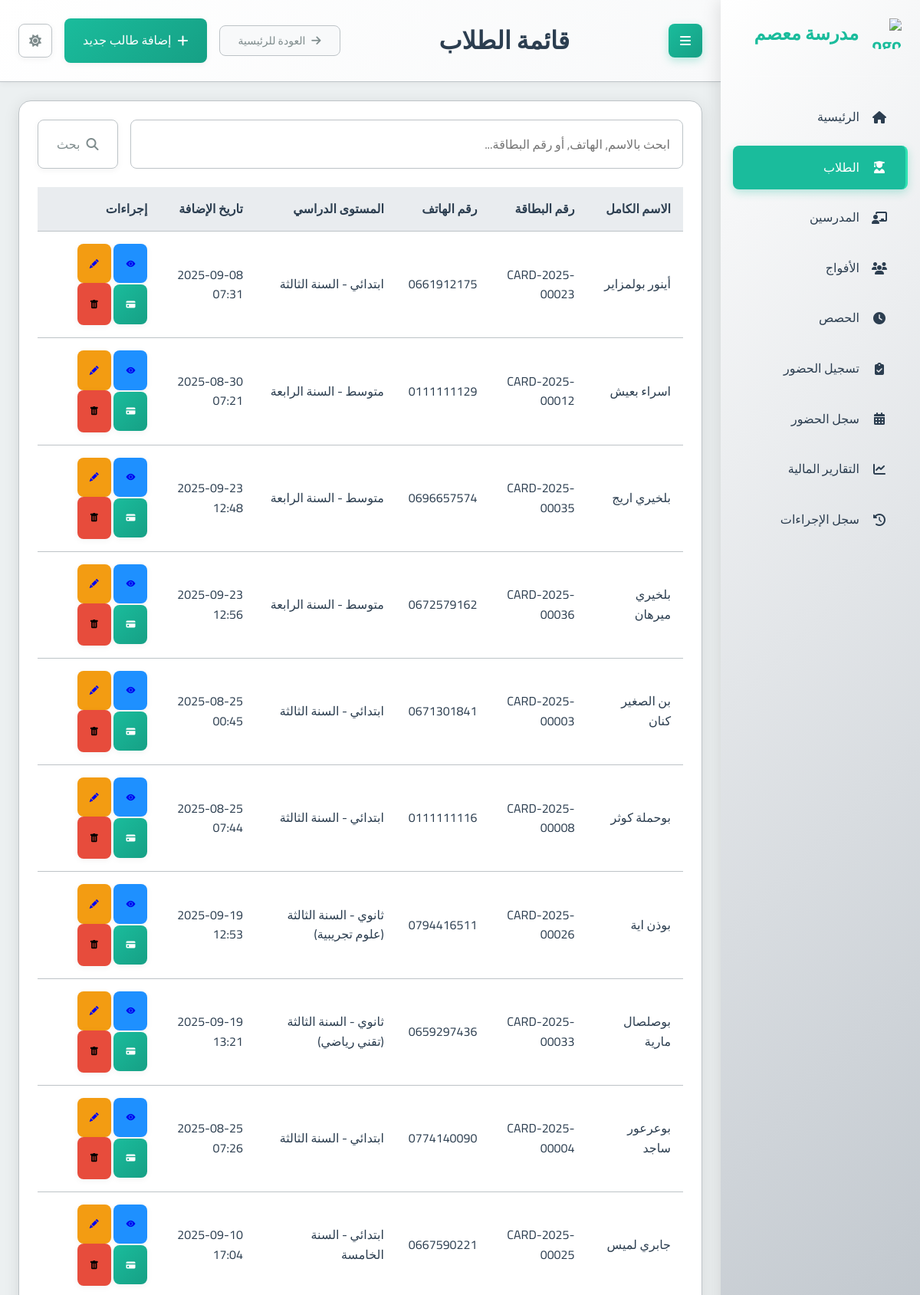
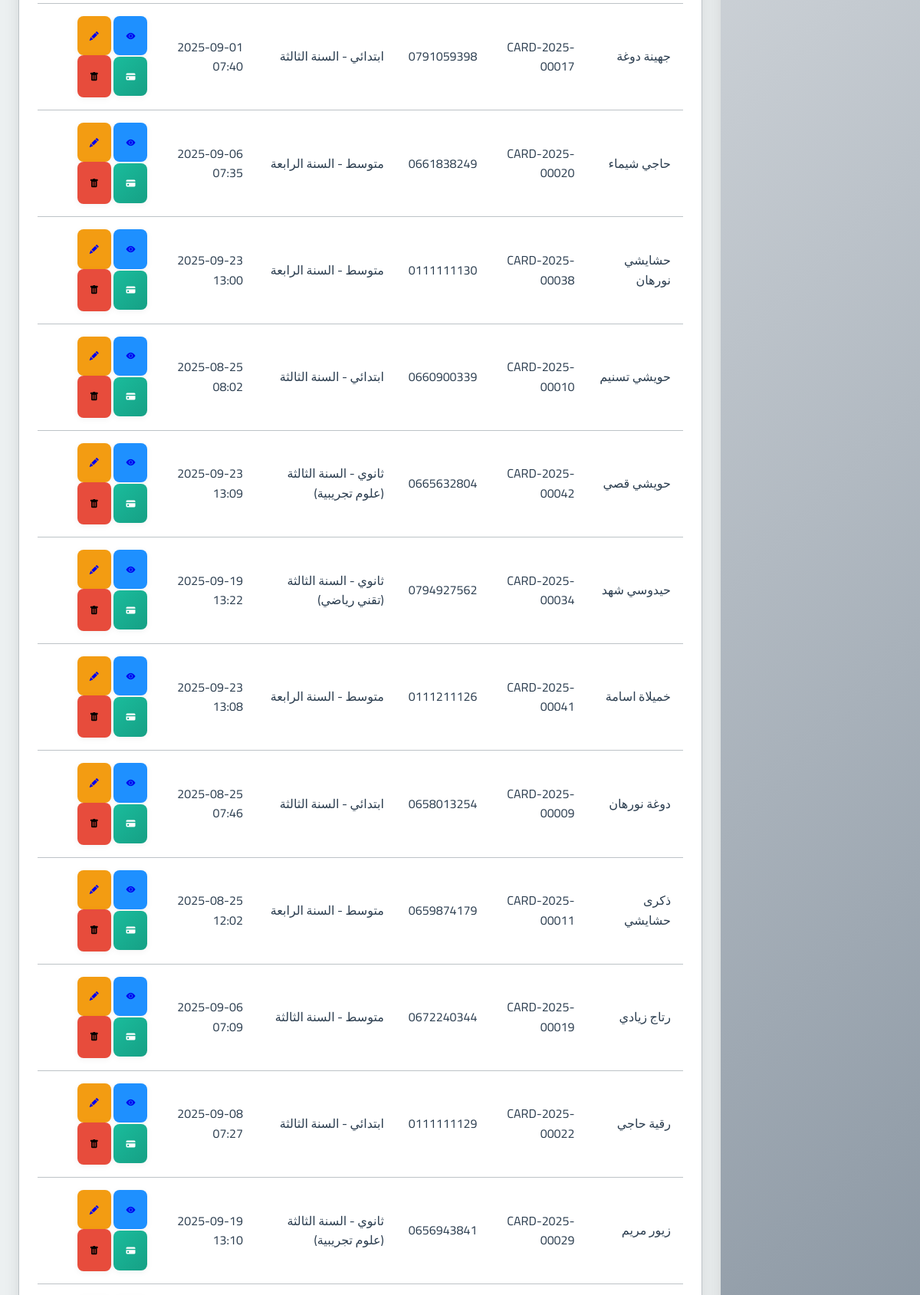
The page /students/ (upper part) on the database its author committed (2 pictures, top to bottom).
### school_app/models.py (models this page shows, shortened)
class Student(models.Model):
    full_name = models.CharField(max_length=201, verbose_name="الاسم الكامل")
    phone_number = models.CharField(max_length=20, null=True, blank=True, verbose_name="رقم هاتف الطالب")
    guardian_phone = models.CharField(max_length=20, null=True, blank=True, verbose_name="رقم هاتف الولي")
    birth_day = models.IntegerField(verbose_name="يوم الميلاد")
    birth_month = models.IntegerField(verbose_name="شهر الميلاد")
    birth_year = models.IntegerField(verbose_name="سنة الميلاد")
    academic_level = models.ForeignKey(AcademicLevel, on_delete=models.PROTECT, verbose_name="المستوى الدراسي")
    registration_fee_paid = models.BooleanField(default=False, verbose_name="رسوم التسجيل مدفوعة")
    card_number = models.CharField(max_length=20, unique=True, blank=True, null=True, verbose_name="رقم البطاقة")
    prepaid_balance = models.DecimalField(max_digits=10, decimal_places=2, default=Decimal('0.00'), verbose_name="رصيد مدفوع مقدماً")
    created_at = models.DateTimeField(auto_now_add=True, verbose_name="تاريخ الإنشاء")
    class Meta:
        verbose_name = "طالب"
        verbose_name_plural = "الطلاب"

class AcademicLevel(models.Model):
    name = models.CharField(max_length=100, verbose_name="الاسم")
    category = models.CharField(max_length=50, choices=[
        ('PRIMARY', 'ابتدائي'),
        ('MIDDLE', 'متوسط'),
        ('HIGH', 'ثانوي')
    ], verbose_name="الفئة")
    class Meta:
        verbose_name = "المستوى الدراسي"
        verbose_name_plural = "المستويات الدراسية"

### school_app/views.py (the view)
# urls.py: path('students/', views.student_list, name='student_list'),
def student_list(request):
    query = request.GET.get('q', '').strip()
    students_qs = Student.objects.all()  # Start with all students
    if query:
        students_qs = students_qs.filter(
            Q(full_name__icontains=query) |
            Q(phone_number__icontains=query) |
            Q(card_number__icontains=query)
        )
    students = students_qs.order_by('full_name') # Apply ordering after filtering
    context = {
        'students': students,
        'page_title': 'قائمة الطلاب',
        'search_query': query # Pass the query back to the template
    }
    return render(request, 'school_app/student_list.html', context)

### templates/school_app/student_list.html (shortened to what this page needs)
{% extends "base.html" %}
{% block page_title %}{{ page_title|default:"قائمة الطلاب" }}{% endblock %}
{% block header_actions %}
  <a href="{% url 'add_student' %}" class="btn btn-primary">
    <i class="fas fa-plus"></i> إضافة طالب جديد
  </a>
{% endblock %}
{% block content %}
<div class="card">
  <div class="card-body">
    <form method="get" action="{% url 'student_list' %}" class="mb-3">
      <div class="input-group">
        <input type="text" name="q" class="form-control" placeholder="ابحث بالاسم, الهاتف, أو رقم البطاقة..." value="{{ search_query|default:'' }}">
        <div class="input-group-append">
          <button class="btn btn-outline-secondary" type="submit">
            <i class="fas fa-search"></i> بحث
          </button>
        </div>
      </div>
    </form>
    {% if students %}
      <div class="table-container">
        <table class="table table-striped">
          <thead>
            <tr>
              <th>الاسم الكامل</th>
              <th>رقم البطاقة</th>
              <th>رقم الهاتف</th>
              <th>المستوى الدراسي</th>
              <th>تاريخ الإضافة</th>
              <th>إجراءات</th>
            </tr>
          </thead>
          <tbody>
            {% for student in students %}
              <tr>
                <td>{{ student.full_name }}</td>
                <td>{{ student.card_number|default:"N/A" }}</td>
                <td dir="ltr">{{ student.phone_number }}</td>
                <td>{{ student.academic_level.get_category_display }} - {{ student.academic_level.name }}</td>
                <td>{{ student.created_at|date:"Y-m-d H:i" }}</td>
                <td>
                  <a href="{% url 'student_detail' student.id %}" class="btn btn-sm btn-info" title="عرض التفاصيل"> <i class="bi bi-eye-fill"></i><span class="sr-only">عرض التفاصيل</span></a>
                  <a href="{% url 'edit_student' student.id %}" class="btn btn-sm btn-warning" title="تعديل"> <i class="bi bi-pencil-fill"></i><span class="sr-only">تعديل</span></a>
                  <a href="{% url 'student_monthly_payment' student_id=student.id %}" class="btn btn-sm btn-primary" title="الدفع الشهري"><i class="bi bi-credit-card-fill"></i><span class="sr-only">الدفع الشهري</span></a>
                  <form action="{% url 'delete_student' student.id %}" method="post" style="display: inline;" onsubmit="return confirm('هل أنت متأكد أنك تريد حذف هذا الطالب؟ قد يؤدي هذا إلى حذف سجلات الحضور والمدفوعات المتعلقة به بشكل دائم.');">
                      <button type="submit" class="btn btn-danger btn-sm" title="حذف"><i class="bi bi-trash-fill"></i><span class="sr-only">حذف</span></button>
                  </form>
                </td>
              </tr>
            {% endfor %}
          </tbody>
        </table>
      </div>
    {% else %}
      <p class="text-center text-muted">لا يوجد طلاب مسجلون حالياً.</p>
      <div class="text-center mt-3">
         <a href="{% url 'add_student' %}" class="btn btn-primary">إضافة طالب جديد</a>
      </div>
    {% endif %}
  </div>
</div>
{% endblock %}

### static/css/main.css (style rules this page uses)
:root { --primary-color: #2c3e50; --primary-light: #34495e; --primary-darker: #1a252f; --accent-color: #1abc9c; --accent-light: #2fe2b3; --accent-dark: #16a085; --text-color: #2c3e50; --text-secondary: #7f8c8d; --text-on-primary: #ffffff; --text-on-accent: #ffffff; --text-nav: #2c3e50; --background-color: #ecf0f1; --card-background: #ffffff; --input-background: #ffffff; --border-color: #bdc3c7; --input-border-color: #bdc3c7; --success-color: #2ecc71; --warning-color: #f39c12; --error-color: #e74c3c; --info-color: #1E90FF; --table-header-background: #e9ecef; --table-row-hover-background: #f8f9fa; --box-shadow-color: rgba(0, 0, 0, 0.1); --box-shadow-color-hover: rgba(0, 0, 0, 0.15); --box-shadow-soft-color: rgba(0, 0, 0, 0.05); --subtle-background: #f8f9fa; --spacing-xs: 8px; --spacing-sm: 16px; --spacing-md: 24px; --spacing-lg: 32px; --spacing-xl: 48px; --font-family: 'Cairo', sans-serif; --font-size-xs: 12px; --font-size-sm: 14px; --font-size-md: 16px; --font-size-lg: 20px; --font-size-xl: 24px; --font-size-xxl: 32px; --border-radius-sm: 4px; --border-radius-md: 8px; --border-radius-lg: 16px; --transition-fast: 0.2s ease; --transition-normal: 0.3s ease; --transition-slow: 0.5s ease; --sidebar-width: 260px; }
* { margin: 0; padding: 0; box-sizing: border-box; direction: rtl; }
html { direction: rtl; font-size: 16px; }
body { font-family: var(--font-family); background-color: var(--background-color); color: var(--text-color); line-height: 1.6; transition: background-color var(--transition-normal), color var(--transition-normal); overflow-x: hidden; }
.btn-warning { background: var(--warning-color); }
.btn-danger { background: var(--error-color); }
.btn-info { background: var(--info-color); }
.card { background-color: var(--card-background); border-radius: var(--border-radius-lg); box-shadow: 0 4px 20px var(--box-shadow-color); margin-bottom: var(--spacing-md); overflow: hidden; transition: all var(--transition-normal); border: 1px solid var(--border-color); }
.card-body { padding: var(--spacing-md); color: var(--text-color); }
.btn { font-family: var(--font-family); padding: var(--spacing-sm) var(--spacing-md); border: none; border-radius: var(--border-radius-md); cursor: pointer; font-size: var(--font-size-md); font-weight: 500; text-decoration: none; display: inline-flex; align-items: center; gap: var(--spacing-xs); transition: all var(--transition-fast); box-shadow: 0 2px 8px var(--box-shadow-soft-color); }
.btn-primary { background: linear-gradient(135deg, var(--accent-color) 0%, var(--accent-dark) 100%); color: var(--text-on-accent); }
.btn-outline-secondary { background-color: transparent; border: 1px solid var(--border-color); color: var(--text-secondary); }
input, select, textarea { font-family: var(--font-family); width: 100%; padding: var(--spacing-sm); border: 1px solid var(--input-border-color); border-radius: var(--border-radius-md); background-color: var(--input-background); color: var(--text-color); font-size: var(--font-size-md); transition: all var(--transition-fast); }
.btn-sm { font-size: 12px; padding: 1rem; }
.mb-3 { margin-bottom: var(--spacing-md); }
.input-group { display: flex; gap: var(--spacing-sm); }
.table-container { overflow-x: auto; }
table { width: 100%; border-collapse: collapse; }
th, td { padding: var(--spacing-sm); text-align: right; border-bottom: 1px solid var(--border-color); }
th { background-color: var(--table-header-background); font-weight: 600; color: var(--text-color); }

### rows shown on the page
Student: full_name "أينور بولمزاير", card_number "CARD-2025-00023", phone_number "0661912175", academic_level.category "ابتدائي", academic_level.name "السنة الثالثة", created_at "2025-09-08 07:31"
Student: full_name "اسراء بعيش", card_number "CARD-2025-00012", phone_number "0111111129", academic_level.category "متوسط", academic_level.name "السنة الرابعة", created_at "2025-08-30 07:21"
Student: full_name "بلخيري اريج", card_number "CARD-2025-00035", phone_number "0696657574", academic_level.category "متوسط", academic_level.name "السنة الرابعة", created_at "2025-09-23 12:48"
Student: full_name "بلخيري ميرهان", card_number "CARD-2025-00036", phone_number "0672579162", academic_level.category "متوسط", academic_level.name "السنة الرابعة", created_at "2025-09-23 12:56"
Student: full_name "بن الصغير كنان", card_number "CARD-2025-00003", phone_number "0671301841", academic_level.category "ابتدائي", academic_level.name "السنة الثالثة", created_at "2025-08-25 00:45"
Student: full_name "بوحملة كوثر", card_number "CARD-2025-00008", phone_number "0111111116", academic_level.category "ابتدائي", academic_level.name "السنة الثالثة", created_at "2025-08-25 07:44"
Student: full_name "بوذن اية", card_number "CARD-2025-00026", phone_number "0794416511", academic_level.category "ثانوي", academic_level.name "السنة الثالثة (علوم تجريبية)", created_at "2025-09-19 12:53"
Student: full_name "بوصلصال مارية", card_number "CARD-2025-00033", phone_number "0659297436", academic_level.category "ثانوي", academic_level.name "السنة الثالثة (تقني رياضي)", created_at "2025-09-19 13:21"
Student: full_name "بوعرعور ساجد", card_number "CARD-2025-00004", phone_number "0774140090", academic_level.category "ابتدائي", academic_level.name "السنة الثالثة", created_at "2025-08-25 07:26"
Student: full_name "جابري لميس", card_number "CARD-2025-00025", phone_number "0667590221", academic_level.category "ابتدائي", academic_level.name "السنة الخامسة", created_at "2025-09-10 17:04"
Student: full_name "جهينة دوغة", card_number "CARD-2025-00017", phone_number "0791059398", academic_level.category "ابتدائي", academic_level.name "السنة الثالثة", created_at "2025-09-01 07:40"
Student: full_name "حاجي شيماء", card_number "CARD-2025-00020", phone_number "0661838249", academic_level.category "متوسط", academic_level.name "السنة الرابعة", created_at "2025-09-06 07:35"
Student: full_name "حشايشي نورهان", card_number "CARD-2025-00038", phone_number "0111111130", academic_level.category "متوسط", academic_level.name "السنة الرابعة", created_at "2025-09-23 13:00"
Student: full_name "حويشي تسنيم", card_number "CARD-2025-00010", phone_number "0660900339", academic_level.category "ابتدائي", academic_level.name "السنة الثالثة", created_at "2025-08-25 08:02"
Student: full_name "حويشي قصي", card_number "CARD-2025-00042", phone_number "0665632804", academic_level.category "ثانوي", academic_level.name "السنة الثالثة (علوم تجريبية)", created_at "2025-09-23 13:09"
Student: full_name "حيدوسي شهد", card_number "CARD-2025-00034", phone_number "0794927562", academic_level.category "ثانوي", academic_level.name "السنة الثالثة (تقني رياضي)", created_at "2025-09-19 13:22"
Student: full_name "خميلاة اسامة", card_number "CARD-2025-00041", phone_number "0111211126", academic_level.category "متوسط", academic_level.name "السنة الرابعة", created_at "2025-09-23 13:08"
Student: full_name "دوغة نورهان", card_number "CARD-2025-00009", phone_number "0658013254", academic_level.category "ابتدائي", academic_level.name "السنة الثالثة", created_at "2025-08-25 07:46"
Student: full_name "ذكرى حشايشي", card_number "CARD-2025-00011", phone_number "0659874179", academic_level.category "متوسط", academic_level.name "السنة الرابعة", created_at "2025-08-25 12:02"
Student: full_name "رتاج زيادي", card_number "CARD-2025-00019", phone_number "0672240344", academic_level.category "متوسط", academic_level.name "السنة الثالثة", created_at "2025-09-06 07:09"
Student: full_name "رقية حاجي", card_number "CARD-2025-00022", phone_number "0111111129", academic_level.category "ابتدائي", academic_level.name "السنة الثالثة", created_at "2025-09-08 07:27"
Student: full_name "زيور مريم", card_number "CARD-2025-00029", phone_number "0656943841", academic_level.category "ثانوي", academic_level.name "السنة الثالثة (علوم تجريبية)", created_at "2025-09-19 13:10"

### other values the page prints
{{ page_title|default:"قائمة الطلاب" }} "قائمة الطلاب"
